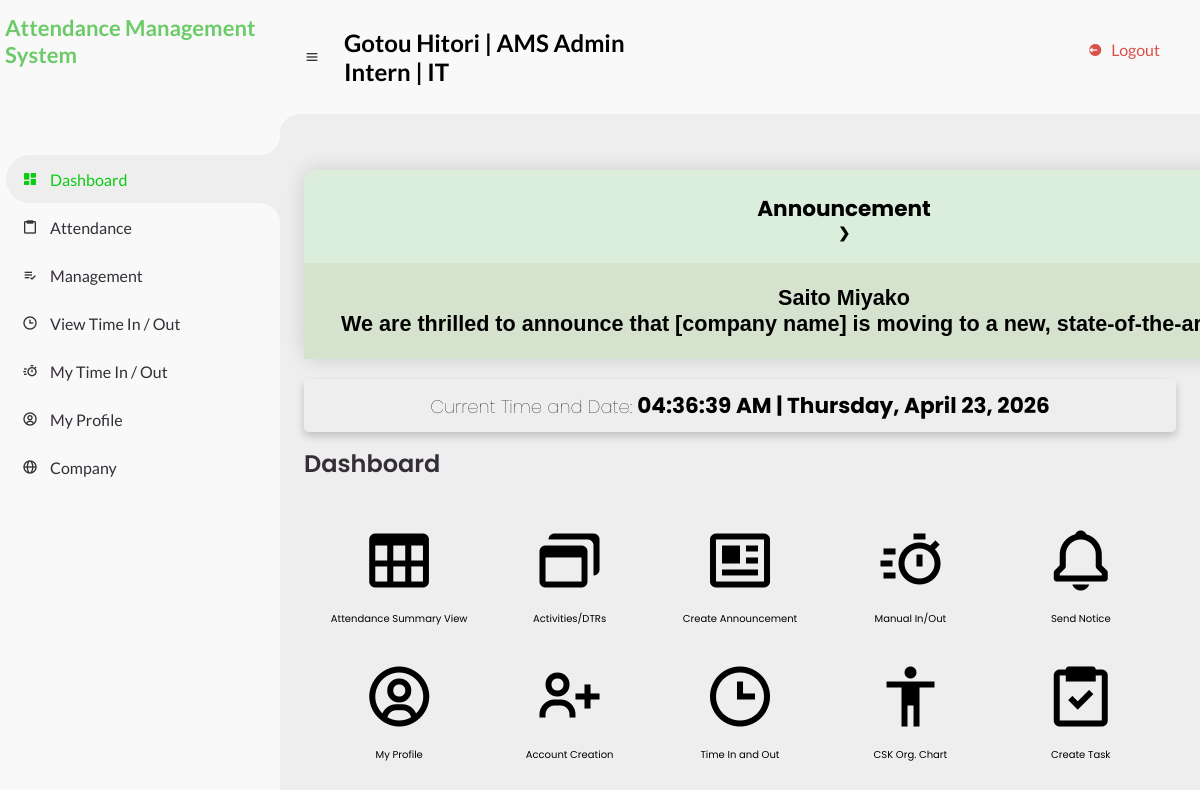
Screenshot of /admin_dash.php (signed in) with the database file from the repository.
### tables this page shows
CREATE TABLE `int_info` (
  `id` int(11) NOT NULL,
  `name` varchar(255) NOT NULL,
  `department` enum('HR','Marketing','Accounting','IT','Admin') NOT NULL,
  `position` varchar(255) NOT NULL DEFAULT 'Intern',
  `start_date` date NOT NULL,
  `work_days` varchar(255) NOT NULL,
  `work_hrs` varchar(255) NOT NULL,
  `hr_req` int(3) NOT NULL,
  `hr_ren` int(3) NOT NULL DEFAULT 0,
  `hr_left` int(3) NOT NULL DEFAULT 0
);

CREATE TABLE `announcement` (
  `id` int(11) NOT NULL,
  `date_created` date NOT NULL,
  `name` varchar(255) NOT NULL,
  `department` enum('HR','Marketing','Accounting','IT','Admin') NOT NULL,
  `body` TEXT NOT NULL
);

### admin_dash.php (the view, shortened to what this page needs)
<?php
    include "connects.php";
    include_once('sidebar.php');
    $name = $_SESSION['username'];
    $position = $_SESSION['position'];
    if ($position == "employee") {
        $query = "SELECT name, department, position, start_date, work_days, work_hrs FROM emp_info WHERE name='$name'";
    } else {
        $query = "SELECT name, department, position, start_date, hr_req, hr_ren, hr_left FROM int_info WHERE name='$name'";
    }
    $result = mysqli_query($conn, $query);
    $row = mysqli_fetch_assoc($result);
    $department = $_SESSION['department'];
    $query = "SELECT * FROM announcement WHERE department='$department' OR department='All' ORDER BY date_created DESC";
    $result = mysqli_query($conn, $query);
    $announcements = mysqli_fetch_all($result, MYSQLI_ASSOC);
?>
<html lang="en">
<head>
    <link href='https://unpkg.com/boxicons@2.0.9/css/boxicons.min.css' rel='stylesheet'>
    <link rel="stylesheet" href="css/Dashboard.css">
    <link rel="stylesheet" href="css/admin_dash.css">
</head>
<body>
<?php include_once 'sidebar.php'; ?>
<section id="content">
    <nav>
        <i class='bx bx-menu'></i>
        <h2><?php echo $_SESSION['username']; echo " | "; echo "AMS Admin"; echo "<br>";
            echo $row['position']; echo " | "; echo $row['department'];
            ?></h2>
        <li>
            <a href="logout.php" class="logout">
                <i class='bx bxs-log-out-circle'></i>
                <span class="text">Logout</span>
            </a>
        </li>
    </nav>
    <main>
        <div class="head-title">
            <table class="table-holder">
                <thead>
                <tr>
                    <th>
                        <h1 class="anncmnt-title">Announcement</h1>
                        <div class="pagination">
                            <a href="#" class="next">&#10095;</a>
                        </div>
                    </th>
                </tr>
                </thead>
                <tbody class="tbody-holder">
                <tr>
                    <td>
                        <div class="carousel">
                            <?php foreach ($announcements as $announcement) : ?>
                                <div class="carousel-item">
                                    <h1 class="left"><?php echo $announcement['name']; ?></h1>
                                    <h2><?php echo $announcement['body']; ?></h2>
                                </div>
                            <?php endforeach; ?>
                        </div>
                    </td>
                </tr>
                </tbody>
            </table>
        </div>
        <div class="input-box">
            <ul class="box-info">
                <div class="input-field">
                    <div class="date-time">
                        <h1>Current Time and Date: <span id="live-time"></span></h1>
                    </div>
                </div>
            </ul>
        </div>
        <div class="head-title">
            <div class="left">
                <h1>Dashboard</h1>
            </div>
        </div>
        <div class="grid-container">
            <div class="grid-item">
                <a href="summary_view.php">
                    <i class='bx bx-table logo-icon'></i>
                    <figcaption class="caption">Attendance Summary View</figcaption>
                </a>
            </div>
            <div class="grid-item">
                <a href="under_dev.html">
                    <i class='bx bx-windows logo-icon'></i>
                    <figcaption class="caption">Activities/DTRs</figcaption>
                </a>
            </div>
            <div class="grid-item">
                <a href="create_anncmnt.php">
                    <i class='bx bx-news logo-icon'></i>
                    <figcaption class="caption">Create Announcement</figcaption>
                </a>
            </div>
            <div class="grid-item">
                <a href="manual_inout.php">
                    <i class='bx bx-timer logo-icon'></i>
                    <figcaption class="caption">Manual In/Out</figcaption>
                </a>
            </div>
            <div class="grid-item">
                <a href="under_dev.html">
                    <i class='bx bx-bell logo-icon'></i>
                    <figcaption class="caption">Send Notice</figcaption>
                </a>
            </div>
            <div class="grid-item">
                <a href="under_dev.html">
                    <i class='bx bx-user-circle logo-icon'></i>
                    <figcaption class="caption">My Profile</figcaption>
                </a>
            </div>
            <div class="grid-item">
                <a href="add_userAcc.php">
                    <i class='bx bx-user-plus logo-icon'></i>
                    <figcaption class="caption">Account Creation</figcaption>
                </a>
            </div>
            <div class="grid-item">
                <a href="timein_timeout.php">
                    <i class='bx bx-time logo-icon'></i>
                    <figcaption class="caption">Time In and Out</figcaption>
                </a>
            </div>
            <div class="grid-item">
                <a href="under_dev.html">
                    <i class='bx bx-body logo-icon'></i>
                    <figcaption class="caption">CSK Org. Chart</figcaption>
                </a>
            </div>
            <div class="grid-item">
                <a href="under_dev.html">
                    <i class='bx bx-task logo-icon'></i>
                    <figcaption class="caption">Create Task</figcaption>
                </a>
            </div>
        </div>
    </main>
</section>
</body>
</html>

### css/send_notification.css (style rules this page uses)
* { margin: 0; padding: 0; box-sizing: border-box; }
.input-box { background-color: #eee; box-shadow: 0 4px 8px 0 rgba(0, 0, 0, 0.2); transition: 0.3s; border-radius: 5px; margin-top: 20px; padding: 20px; width: auto; box-sizing: border-box; padding-bottom: 10px; }
.input-field { display: flex; flex-direction: column; position: relative; padding: 0 10px 0 10px; font-size: medium; }
table { margin-top: 20px; margin-left: auto; margin-right: auto; position: center; border-collapse: collapse; font-size: 0.9em; font-family: sans-serif; min-width: 1080px; max-width: 100%; width: fit-content; box-shadow: 0 0 20px rgba(0, 0, 0, 0.15); }
table thead tr { color: #ffffff; text-align: center; }
table th { padding: 22px 25px; text-align: center; }
table td { padding: 22px 25px; text-align: center; }
td { background-color: #D4E2CE; }
.date-time { padding-left: auto; padding-right: auto; text-align: center; }
a { text-decoration: none; color: black; }
li { list-style: none; }
:root { --poppins: "Poppins", sans-serif; --lato: "Lato", sans-serif; --light: #f9f9f9; --green: #0bcc14; --light-blue: #cfe8ff; --grey: #eee; --dark-grey: #aaaaaa; --dark: #342e37; --red: #db504a; --yellow: #ffce26; --light-yellow: #fff2c6; --orange: #fd7238; --light-orange: #ffe0d3; }
html { overflow-x: hidden; }
body { background: var(--grey); overflow-x: hidden; }
#content { position: relative; width: calc(100% - 280px); left: 280px; transition: 0.3s ease; }
#content nav { height: 14%; background: var(--light); padding: 0 24px; display: flex; align-items: center; grid-gap: 24px; font-family: var(--lato); position: sticky; top: 0; left: 0; z-index: 1000; }
#content nav::before { content: ""; position: absolute; width: 40px; height: 40px; bottom: -40px; left: 0; border-radius: 50%; box-shadow: -20px -20px 0 var(--light); }
#content nav a { color: var(--dark); }
#content nav .bx.bx-menu { cursor: pointer; color: var(--dark); }
#content main { width: 100%; padding: 36px 24px; font-family: var(--poppins); max-height: calc(100vh - 56px); overflow-y: auto; }
#content main .head-title { display: left; align-items: center; justify-content: space-between; grid-gap: 16px; flex-wrap: wrap; }
#content main .head-title .left h1 { font-size: 36px; font-weight: 600; margin-bottom: 10px; color: var(--dark); }
.logout { position: absolute; top: 40; right: 40; }
.logout i, .logout span { color: var(--red); }
.date-time h1 { font-weight: 1; font-size: large; }
.date-time span { font-weight: bold; font-size: larger; }
.left h1 { font-size: 190%!important; margin-top: 1%; }

### css/Dashboard.css (style rules this page uses)
* { margin: 0; padding: 0; box-sizing: border-box; }
a { text-decoration: none; color: black; }
li { list-style: none; }
:root { --poppins: 'Poppins', sans-serif; --lato: 'Lato', sans-serif; --light: #F9F9F9; --green:#0bcc14; --light-blue: #CFE8FF; --grey: #eee; --dark-grey: #AAAAAA; --dark: #342E37; --red: #DB504A; --yellow: #FFCE26; --light-yellow: #FFF2C6; --orange: #FD7238; --light-orange: #FFE0D3; }
html { overflow-x: hidden; }
body { background: var(--grey); overflow-x: hidden; }
.input-box { background-color: #eee; box-shadow: 0 4px 8px 0 rgba(0, 0, 0, 0.2); transition: 0.3s; border-radius: 5px; margin-top: 20px; padding-top: 10px; width:auto; box-sizing: border-box; padding-bottom: 10px; }
h1 { text-align: center; }
#content { position: relative; width: calc(100% - 280px); left: 280px; transition: .3s ease; }
#content nav { height: 14%; background: var(--light); padding: 0 24px; display: flex; align-items: center; grid-gap: 24px; font-family: var(--lato); position: sticky; top: 0; left: 0; z-index: 1000; }
#content nav::before { content: ''; position: absolute; width: 40px; height: 40px; bottom: -40px; left: 0; border-radius: 50%; box-shadow: -20px -20px 0 var(--light); }
#content nav a { color: var(--dark); }
#content nav .bx.bx-menu { cursor: pointer; color: var(--dark); }
#content main { width: 100%; padding: 36px 24px; font-family: var(--poppins); max-height: calc(100vh - 56px); overflow-y: auto; }
#content main .head-title { display: flex; align-items: center; justify-content: space-between; grid-gap: 16px; flex-wrap: wrap; }
#content main .head-title .left h1 { font-size: 36px; font-weight: 600; margin-bottom: 10px; color: var(--dark); }
.logout { margin-left: auto; display: flex; align-items: center; gap: 8px; z-index: 1001; }
.logout i, .logout span { color: var(--red); }

### rows the page displays
int_info: position "Intern", department "IT"
announcement: name "Saito Miyako", body "We are thrilled to announce that [company name] is moving to a new,…"

### other values shown
$_SESSION['username'] "Gotou Hitori"
